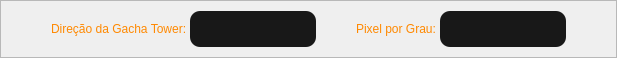
            <widget class="QFrame" name="white_frame">
             <property name="maximumSize">
              <size>
               <width>16777215</width>
               <height>58</height>
              </size>
             </property>
             <property name="styleSheet">
              <string notr="true">/*background-color: rgb(255, 255, 255);</string>
             </property>
             <property name="frameShape">
              <enum>QFrame::StyledPanel</enum>
             </property>
             <property name="frameShadow">
              <enum>QFrame::Raised</enum>
             </property>
             <layout class="QGridLayout" name="gridLayout">
              <property name="leftMargin">
               <number>10</number>
              </property>
              <property name="topMargin">
               <number>0</number>
              </property>
              <property name="rightMargin">
               <number>10</number>
              </property>
              <property name="bottomMargin">
               <number>0</number>
              </property>
              <property name="horizontalSpacing">
               <number>0</number>
              </property>
              <property name="verticalSpacing">
               <number>5</number>
              </property>
              <item row="0" column="2">
               <widget class="QLineEdit" name="lineEdit_4">
                <property name="styleSheet">
                 <string notr="true">QLineEdit {
border: 0px solid rgb(45, 45, 45);
border-radius: 10px;
padding: 10px;
background-color: rgb(24, 24, 24);
color: rgb(80, 80, 80);
	font: 87 12pt &quot;Arial Black&quot;;
}

QLineEdit:hover {
border: 2px solid rgb(27, 27, 27);
}

QLineEdit:focus {
border: 2px solid rgb(255, 137, 1);
color: rgb(255, 255, 255)
}

</string>
                </property>
               </widget>
              </item>
              <item row="0" column="5">
               <widget class="QLineEdit" name="lineEdit_5">
                <property name="styleSheet">
                 <string notr="true">QLineEdit {
border: 0px solid rgb(45, 45, 45);
border-radius: 10px;
padding: 10px;
background-color: rgb(24, 24, 24);
color: rgb(80, 80, 80);
	font: 87 12pt &quot;Arial Black&quot;;
}

QLineEdit:hover {
border: 2px solid rgb(27, 27, 27);
}

QLineEdit:focus {
border: 2px solid rgb(255, 137, 1);
color: rgb(255, 255, 255)
}

</string>
                </property>
               </widget>
              </item>
              <item row="0" column="1">
               <widget class="QLabel" name="label_6">
                <property name="styleSheet">
                 <string notr="true">color: rgb(255, 137, 1);
font: 87 12pt &quot;Arial Black&quot;;</string>
                </property>
                <property name="text">
                 <string>Direção da Gacha Tower: </string>
                </property>
               </widget>
              </item>
              <item row="0" column="4">
               <widget class="QLabel" name="label_7">
                <property name="styleSheet">
                 <string notr="true">color: rgb(255, 137, 1);
font: 87 12pt &quot;Arial Black&quot;;</string>
                </property>
                <property name="text">
                 <string>Pixel por Grau: </string>
                </property>
               </widget>
              </item>
              <item row="0" column="0">
               <spacer name="horizontalSpacer_6">
                <property name="orientation">
                 <enum>Qt::Horizontal</enum>
                </property>
                <property name="sizeHint" stdset="0">
                 <size>
                  <width>40</width>
                  <height>20</height>
                 </size>
                </property>
               </spacer>
              </item>
              <item row="0" column="6">
               <spacer name="horizontalSpacer_7">
                <property name="orientation">
                 <enum>Qt::Horizontal</enum>
                </property>
                <property name="sizeHint" stdset="0">
                 <size>
                  <width>40</width>
                  <height>20</height>
                 </size>
                </property>
               </spacer>
              </item>
              <item row="0" column="3">
               <spacer name="horizontalSpacer_8">
                <property name="orientation">
                 <enum>Qt::Horizontal</enum>
                </property>
                <property name="sizeHint" stdset="0">
                 <size>
                  <width>40</width>
                  <height>20</height>
                 </size>
                </property>
               </spacer>
              </item>
             </layout>
            </widget>
